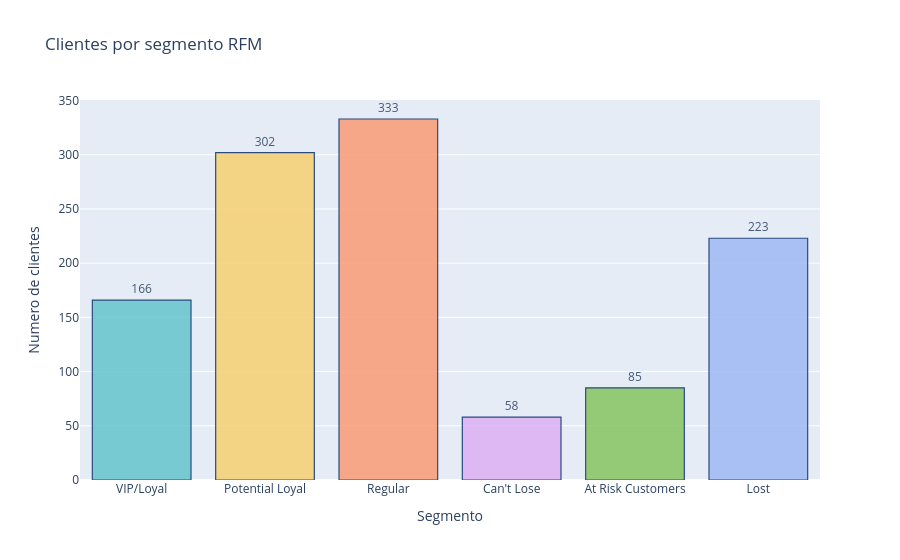

Notebook source saved alongside this figure:
### Markdown cell above
## 13. Visualizações

Cada gráfico abaixo responde uma pergunta específica. Gráficos que apenas repetem em
forma de imagem o que a tabela da seção 12 já diz foram deixados de fora.

**Gráfico 1 — Clientes por segmento.** Pergunta: *qual o tamanho de cada grupo?* É a
base operacional de qualquer campanha: define quantas pessoas seriam impactadas.

**Gráfico 2 — Clientes × receita (%).** Pergunta: *onde estão as pessoas e onde está o
dinheiro?* O gráfico só é útil porque mostra as duas séries juntas — a distância entre as
barras de um mesmo segmento é a leitura.

**Gráfico 3 — Treemap da receita.** Pergunta: *como a receita se distribui dentro de cada
faixa de valor?* A área é proporcional à receita, o que torna a concentração visível
imediatamente. Usa a hierarquia faixa → segmento para conectar as duas segmentações.

**Gráfico 4 — R, F e M médios por segmento.** Pergunta: *os rótulos fazem sentido?* É uma
checagem de validade: se "VIP/Loyal" não aparecer alto nas três barras, a regra de
segmentação está errada.

### Code cell
# --- Grafico 1: clientes por segmento ---
contagem_df = (rfm['Segmento'].value_counts()
               .reindex(ORDEM_SEGMENTOS)
               .reset_index())
contagem_df.columns = ['Segmento', 'Clientes']

fig1 = px.bar(
    contagem_df, x='Segmento', y='Clientes',
    title='Clientes por segmento RFM',
    labels={'Clientes': 'Numero de clientes'},
    color='Segmento',
    category_orders={'Segmento': ORDEM_SEGMENTOS},
    color_discrete_sequence=px.colors.qualitative.Pastel,
    text='Clientes',
)
fig1.update_traces(texttemplate='%{text:,}', textposition='outside',
                   marker_line_color='rgb(8,48,107)', marker_line_width=1.2, opacity=0.85)
fig1.update_layout(showlegend=False, yaxis_title='Numero de clientes')
fig1.show()

### Figure 1 — Plotly figure (JSON) as saved in the notebook; plotly's stock layout.template omitted (floating-point values rounded to 4 significant figures)
{"data": [{"hovertemplate": "Segmento=%{x}<br>Numero de clientes=%{text}<extra></extra>", "legendgroup": "VIP/Loyal", "marker": {"color": "rgb(102, 197, 204)", "line": {"color": "rgb(8,48,107)", "width": 1.2}, "pattern": {"shape": ""}}, "name": "VIP/Loyal", "opacity": 0.85, "orientation": "v", "showlegend": true, "text": [166.0], "textposition": "outside", "texttemplate": "%{text:,}", "type": "bar", "x": ["VIP/Loyal"], "xaxis": "x", "y": [166], "yaxis": "y"}, {"hovertemplate": "Segmento=%{x}<br>Numero de clientes=%{text}<extra></extra>", "legendgroup": "Potential Loyal", "marker": {"color": "rgb(246, 207, 113)", "line": {"color": "rgb(8,48,107)", "width": 1.2}, "pattern": {"shape": ""}}, "name": "Potential Loyal", "opacity": 0.85, "orientation": "v", "showlegend": true, "text": [302.0], "textposition": "outside", "texttemplate": "%{text:,}", "type": "bar", "x": ["Potential Loyal"], "xaxis": "x", "y": [302], "yaxis": "y"}, {"hovertemplate": "Segmento=%{x}<br>Numero de clientes=%{text}<extra></extra>", "legendgroup": "Regular", "marker": {"color": "rgb(248, 156, 116)", "line": {"color": "rgb(8,48,107)", "width": 1.2}, "pattern": {"shape": ""}}, "name": "Regular", "opacity": 0.85, "orientation": "v", "showlegend": true, "text": [333.0], "textposition": "outside", "texttemplate": "%{text:,}", "type": "bar", "x": ["Regular"], "xaxis": "x", "y": [333], "yaxis": "y"}, {"hovertemplate": "Segmento=%{x}<br>Numero de clientes=%{text}<extra></extra>", "legendgroup": "Can't Lose", "marker": {"color": "rgb(220, 176, 242)", "line": {"color": "rgb(8,48,107)", "width": 1.2}, "pattern": {"shape": ""}}, "name": "Can't Lose", "opacity": 0.85, "orientation": "v", "showlegend": true, "text": [58.0], "textposition": "outside", "texttemplate": "%{text:,}", "type": "bar", "x": ["Can't Lose"], "xaxis": "x", "y": [58], "yaxis": "y"}, {"hovertemplate": "Segmento=%{x}<br>Numero de clientes=%{text}<extra></extra>", "legendgroup": "At Risk Customers", "marker": {"color": "rgb(135, 197, 95)", "line": {"color": "rgb(8,48,107)", "width": 1.2}, "pattern": {"shape": ""}}, "name": "At Risk Customers", "opacity": 0.85, "orientation": "v", "showlegend": true, "text": [85.0], "textposition": "outside", "texttemplate": "%{text:,}", "type": "bar", "x": ["At Risk Customers"], "xaxis": "x", "y": [85], "yaxis": "y"}, {"hovertemplate": "Segmento=%{x}<br>Numero de clientes=%{text}<extra></extra>", "legendgroup": "Lost", "marker": {"color": "rgb(158, 185, 243)", "line": {"color": "rgb(8,48,107)", "width": 1.2}, "pattern": {"shape": ""}}, "name": "Lost", "opacity": 0.85, "orientation": "v", "showlegend": true, "text": [223.0], "textposition": "outside", "texttemplate": "%{text:,}", "type": "bar", "x": ["Lost"], "xaxis": "x", "y": [223], "yaxis": "y"}], "layout": {"barmode": "relative", "legend": {"title": {"text": "Segmento"}, "tracegroupgap": 0}, "showlegend": false, "title": {"text": "Clientes por segmento RFM"}, "xaxis": {"anchor": "y", "categoryarray": ["VIP/Loyal", "Potential Loyal", "Regular", "Can't Lose", "At Risk Customers", "Lost"], "categoryorder": "array", "domain": [0, 1], "title": {"text": "Segmento"}}, "yaxis": {"anchor": "x", "domain": [0, 1], "title": {"text": "Numero de clientes"}}}}
